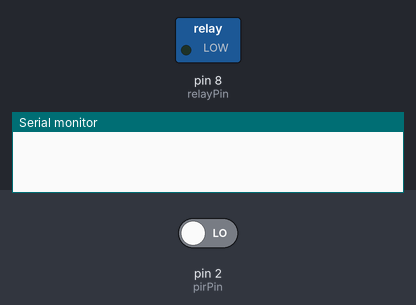
Simulated run of this sketch. Board: Arduino Uno, built with avr-gcc and run on an emulated ATmega328P. On the bench: switched loads named in the sketch (green lamp = pin HIGH), the last lines printed to the serial monitor. The test bench sets the inputs (shaded band); at power-on: pin 2 (pirPin) LOW.

Above: at 1.2 s.
1.3 s: pin 2 (pirPin) driven HIGH
At 2.7 s:
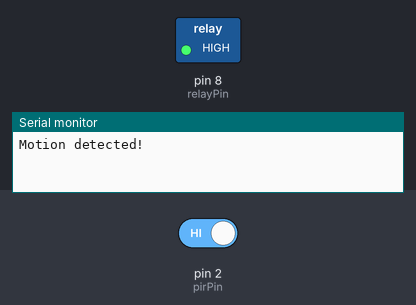
Timing chart, 0 to 4.3 s (numbered marks = the images above; inputs shaded):
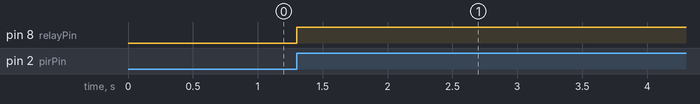

Measured:
- after the input at 1.3 s, pin 8 (relayPin): LOW → HIGH at once

The sketch:

Arduino.ino
```cpp
int pirPin = 2;
int relayPin = 8;

void setup() {
  pinMode(pirPin, INPUT);
  pinMode(relayPin, OUTPUT);
  digitalWrite(relayPin, LOW);
  Serial.begin(9600);
}

void loop() {
  int motion = digitalRead(pirPin);

  if (motion == HIGH) {
    Serial.println("Motion detected!");
    digitalWrite(relayPin, HIGH); // Turn ON light
    delay(15000); // keep light ON for 15 sec
  } else {
    digitalWrite(relayPin, LOW); // Turn OFF light
  }
}
```
